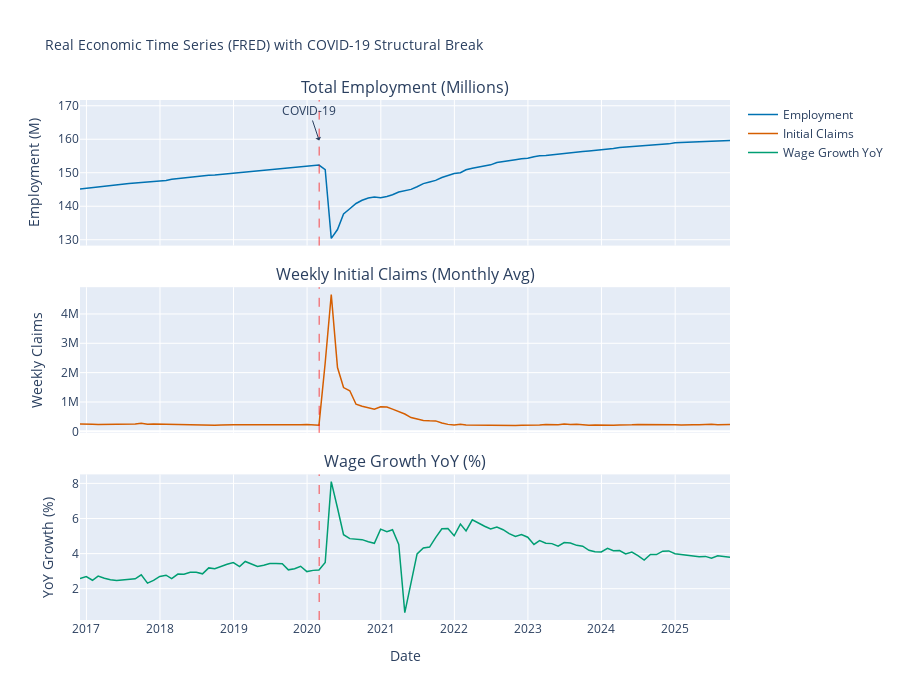

This figure's notebook cell:
### Code cell
# =============================================================================
# Visualize Raw Time Series (Real FRED Data)
# =============================================================================

# Find COVID shock date for structural break annotation
covid_date = '2020-03-01'  # Use string for plotly compatibility

fig = make_subplots(rows=3, cols=1, shared_xaxes=True, vertical_spacing=0.08,
                    subplot_titles=('Total Employment (Millions)', 'Weekly Initial Claims (Monthly Avg)', 'Wage Growth YoY (%)'))

# Employment (millions)
fig.add_trace(go.Scatter(x=ts_data['date'], y=ts_data['employment_millions'], mode='lines',
                         name='Employment', line=dict(color=COLORS[0], width=1.5)), row=1, col=1)
fig.add_vline(x=covid_date, line=dict(color='red', dash='dash', width=1), opacity=0.7, row=1, col=1)

# Unemployment Claims
fig.add_trace(go.Scatter(x=ts_data['date'], y=ts_data['unemployment_claims'], mode='lines',
                         name='Initial Claims', line=dict(color=COLORS[5], width=1.5)), row=2, col=1)
fig.add_vline(x=covid_date, line=dict(color='red', dash='dash', width=1), opacity=0.7, row=2, col=1)

# Wage Growth
fig.add_trace(go.Scatter(x=ts_data['date'], y=ts_data['wage_growth'], mode='lines',
                         name='Wage Growth YoY', line=dict(color=COLORS[2], width=1.5)), row=3, col=1)
fig.add_vline(x=covid_date, line=dict(color='red', dash='dash', width=1), opacity=0.7, row=3, col=1)

# Add COVID annotation separately
fig.add_annotation(x=covid_date, y=ts_data['employment_millions'].max(), 
                   text="COVID-19", showarrow=True, arrowhead=1, row=1, col=1)

fig.update_yaxes(title_text='Employment (M)', row=1, col=1)
fig.update_yaxes(title_text='Weekly Claims', row=2, col=1)
fig.update_yaxes(title_text='YoY Growth (%)', row=3, col=1)
fig.update_xaxes(title_text='Date', row=3, col=1)

fig.update_layout(height=700, title_text='Real Economic Time Series (FRED) with COVID-19 Structural Break',
                  title_font_size=14, showlegend=True)
fig.show()
